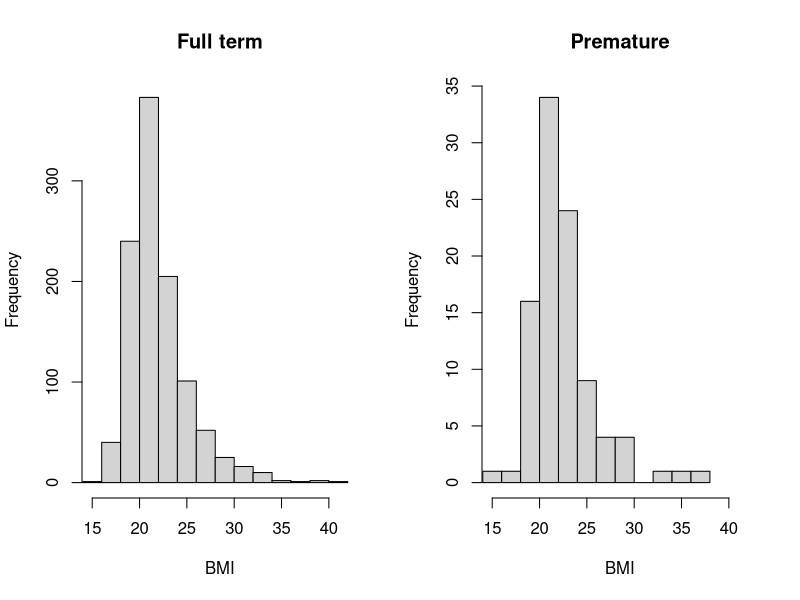
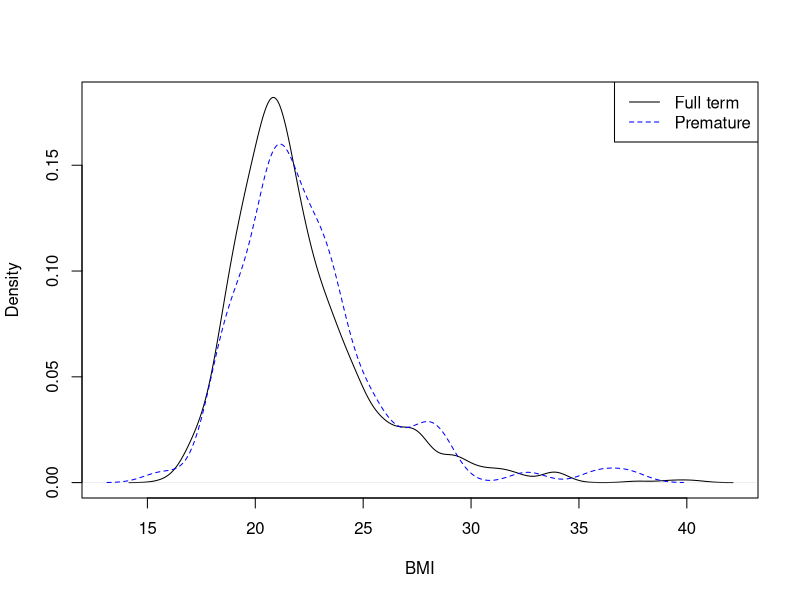
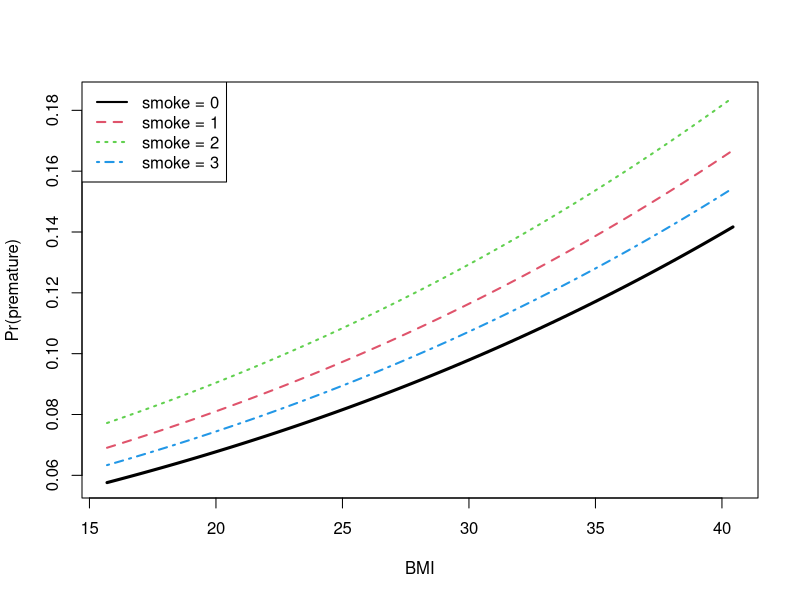

Source code (R) for these figures, in order:
## Prediction of premature birth, using data from the 'UsingR' library

## Does mother's BMI or smoking affect likelihood of premature birth?

babies = read.table("babies.txt", header=T)

summary(babies) # Note strange maxima

## Prepare data set for analysis
babies2 = subset(babies, 
              subset = gestation < 999 & wt1 < 999 & ht < 99 & smoke < 9,
              select = c("gestation", "smoke", "wt1", "ht"))

summary(babies2)

## Premature if gestation < 37 full weeks
babies2$prem = as.numeric(babies2$gestation < 7*37)

## BMI = weight (kg) / height (cm) squared
babies2$bmi = (babies2$wt1/2.2) / (babies2$ht*2.54/100)^2

babies2$smoke = as.factor(babies2$smoke)

## Eploratory data analysis

summary(babies2)

attach(babies2)
table(prem)

## BMI

lapply(split(bmi, prem), summary)

par(mfrow=c(1,2))
hist(bmi[prem==0], xlab="BMI", main="Full term", xlim=c(15,42))
hist(bmi[prem==1], xlab="BMI", main="Premature", xlim=c(15,42))
par(mfrow=c(1,1))

## Comment on any differences

## (Extension: Kernel density estimates)
kdef = density(bmi[prem==0]); kdep = density(bmi[prem==1])
plot(kdef, xlim=range(kdef$x, kdep$x), ylim = range(kdef$y, kdep$y), xlab="BMI", main="")
lines(kdep, col="blue", lty=2)
legend(x="topright", lty=c(1,2), col=c("black", "blue"), legend = c("Full term", "Premature"))

## Smoking status: does mother smoke? Coding is
##  0 = never,
##  1 = smokes now,
##  2 = until current pregnancy,
##  3 = once did, not now,
##  9 = unknown

table(prem, smoke)
round(proportions(table(prem, smoke), 1), 3)*100

## Comment on any differences

fit.0 = glm(prem ~ 1, family=binomial)
fit.b = glm(prem ~ bmi, family=binomial)
fit.s = glm(prem ~ smoke, family=binomial)
fit.bs = glm(prem ~ bmi + smoke, family=binomial)
fit.bsi = glm(prem ~ bmi * smoke, family=binomial)

devs = c(deviance(fit.0), deviance(fit.b), deviance(fit.s), deviance(fit.bs), deviance(fit.bsi))
degs = c(df.residual(fit.0), df.residual(fit.b), df.residual(fit.s), df.residual(fit.bs), df.residual(fit.bsi))

tmp = cbind(devs, degs)
rownames(tmp) = c("Null", "B", "S", "B+S", "B*S")
tmp
qchisq(0.05, df=1:5, lower.tail=F)

## Which model do you prefer?

## Visualise main effects model

summary(fit.bs)

b = seq(from = min(bmi), to = max(bmi), length=201)
nd = data.frame(bmi = b, smoke = as.factor(rep("0", 201)))
fv0 = predict(fit.bs, type="response",
              data.frame(bmi = b, smoke = as.factor(rep("0", 201))))
fv1 = predict(fit.bs, type="response",
              data.frame(bmi = b, smoke = as.factor(rep("1", 201))))
fv2 = predict(fit.bs, type="response",
              data.frame(bmi = b, smoke = as.factor(rep("2", 201))))
fv3 = predict(fit.bs, type="response",
              data.frame(bmi = b, smoke = as.factor(rep("3", 201))))
plot(b, fv0, type="l", ylim=range(fv0, fv1, fv2, fv3), xlab = "BMI", ylab = "Pr(premature)", lwd=3)
lines(b, fv1, lty=2, col=2, lwd=2)
lines(b, fv2, lty=3, col=3, lwd=2)
lines(b, fv3, lty=4, col=4, lwd=2)
legend(x="topleft", lty=1:4, col=1:4, lwd=2, 
       legend = c("smoke = 0", "smoke = 1", "smoke = 2", "smoke = 3"))
